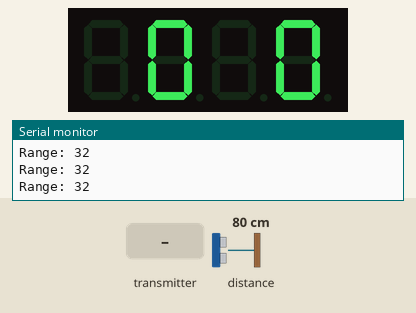
The sketch below on a simulated ESP32. Parts: 4-digit seven-segment display, the last lines printed to the serial monitor. The inputs (shaded band) are chosen by the test bench; at power-on: distance to the obstacle 80 cm.

Above: at 1.3 s.
1.4 s: the transmitter starts sending away = 2048
At 2.0 s:
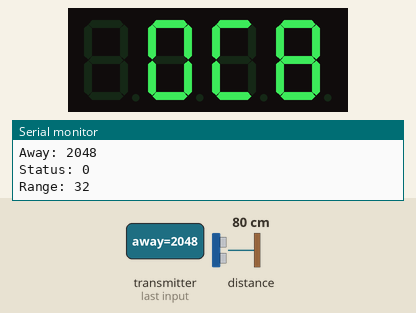
3.1 s: the transmitter starts sending home = 1024
6.1 s: the transmitter starts sending away = 0
At 68.06 s:
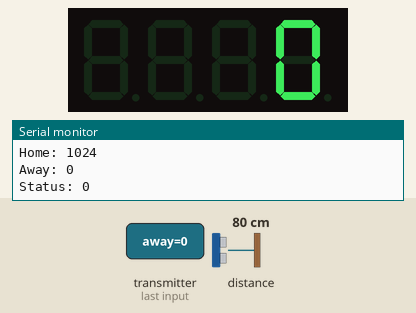
Timing chart, 0 to 68.2 s (numbered marks = the images above; inputs shaded):
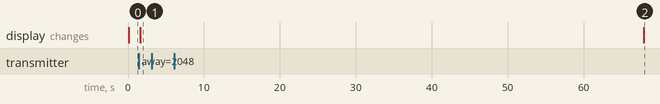

The sketch:

foosball.ino
```cpp
int away;
int home;
const int scoreToWin = 5;

//Display libraries
#include <Arduino.h>
#include <TM1637Display.h>

//Communication libraries
#include <WiFi.h>
#include <esp_now.h>
uint8_t peer_mac_address[] = {0x8C, 0x4F, 0x00, 0x28, 0xC6, 0xC0};
esp_now_peer_info_t peerInfo;

typedef struct struct_message {
    // Your data structure
    int home;
    int away;
    bool status;
} struct_message;

struct_message myData;


void onDataSent(const uint8_t *mac_addr, esp_now_send_status_t status) {
    Serial.print("Last Packet Send Status: ");
    Serial.println(status == ESP_NOW_SEND_SUCCESS ? "Delivery Success" : "Delivery Fail");
}

void onDataRecv(const esp_now_recv_info_t *esp_now_info, const uint8_t *incomingData, int len) {
    memcpy(&myData, incomingData, sizeof(myData));
    Serial.print("Home: ");
    Serial.println(myData.home);
    home=myData.home;
    Serial.print("Away: ");
    Serial.println(myData.away);
    away=myData.away;
    Serial.print("Status: ");
    Serial.println(myData.status);
    Serial.println();
    if (home != 0 && home != scoreToWin) //ensures that we don't blink on game reset signal
      blink_home(5, 250);
}


//ToF libraries
#include <Wire.h>
#include "Adafruit_VL6180X.h"


// Module connection pins (Digital Pins)
#define CLK 19 //grey
#define DIO 18 //green wire

const uint8_t SEG_DONE[] = {
	SEG_B | SEG_C | SEG_D | SEG_E | SEG_G,           // d
	SEG_A | SEG_B | SEG_C | SEG_D | SEG_E | SEG_F,   // O
	SEG_C | SEG_E | SEG_G,                           // n
	SEG_A | SEG_D | SEG_E | SEG_F | SEG_G            // E
	};


uint8_t data[] = { 0xff, 0xff, 0xff, 0xff };
uint8_t blank[] = { 0x00, 0x00, 0x00, 0x00 };

TM1637Display display(CLK, DIO);
Adafruit_VL6180X vl = Adafruit_VL6180X();

void resetGame()
{
  away = 0;
  home = 0;
}

void win() //flashes score on winning team's side
{
  int cycles = 5;
  int cycleDelay = 500;
  for(int i = 0; i < cycles; i++)
    {
      displayScore();
      delay(cycleDelay);
      display.clear();
      delay(cycleDelay);
    }

  home = 0;
  away = 0;
  sendScores(); //just to make sure both reset
}

void lose() //disables display on losing teams side while winner's flashes
{
  home = 0;
  away = 0;
  display.clear();
  delay(5500);
  sendScores();
}


void blink_home(int cycles, int cycleDelay)
{
  for(int i = 0; i < cycles; i++) //flashes home score
    {
      displayScore();
      delay(cycleDelay);
      data[0] = 0x00;
      data[1] = 0x00;
      display.setSegments(data);
      delay(cycleDelay);
    }
}
void blink_away(int cycles, int cycleDelay)
{
  for(int i = 0; i < cycles; i++) //flashes home score
    {
      displayScore();
      delay(cycleDelay);
      data[2] = 0x00;
      data[3] = 0x00;
      display.setSegments(data);
      delay(cycleDelay);
    }
}


void displayScore()
{
  if (home < 10) //Displays home score
  {
    data[0] = 0x00;
    data[1] = display.encodeDigit(home);
  }
  else
  {
    data[0] = display.encodeDigit(home / 10);
    data[1] = display.encodeDigit(home % 10);
  }

  if (away < 10) //Displays away score
  {
    data[2] = 0x00;
    data[3] = display.encodeDigit(away);
  }
  else
  {
    data[2] = display.encodeDigit(away / 10);
    data[3] = display.encodeDigit(away % 10);
  }
  display.setSegments(data);
}
void sendScores(){
    myData.home = away;
    myData.away = home;
    esp_err_t result = esp_now_send(peer_mac_address, (const uint8_t *) &myData, sizeof(myData));
    // Check the result of the sending operation
    if (result == ESP_OK) {
      Serial.println("Score data sent successfully");
    } else {
      Serial.print("Error sending score data: ");
      Serial.println(esp_err_to_name(result));
    }
}

void setup() {
  // put your setup code here, to run once:
  Serial.begin(115200);
  WiFi.mode(WIFI_STA);
  while (!Serial) {
    delay(1);
  }

  // Initialize ESP-NOW
    while (esp_now_init() != ESP_OK) {
        Serial.println("Error initializing ESP-NOW");
        delay(200); // Stop setup if ESP-NOW initialization fails
    }

    // Register the callback function that will be called when data is sent
    esp_now_register_send_cb(onDataSent);

    // Register the callback function that will be called when data is received
    esp_now_register_recv_cb(onDataRecv);

    // Configure the peer information structure
    memcpy(peerInfo.peer_addr, peer_mac_address, 6); // Copy the peer's MAC address
    peerInfo.channel = 1; // Set the Wi-Fi channel (must be the same on both ESP32s)
    peerInfo.encrypt = false; // Set to true if you want to use encryption (more complex)

    // Add the peer device. Once added, we can send data to it.
    while (esp_now_add_peer(&peerInfo) != ESP_OK) {
        Serial.println("Failed to add peer");
        delay(300); // Stop setup if adding the peer fails
    }

    Serial.println("ESP-NOW initialized and peer added!");

  while (! vl.begin()) //loops until ToF sensor is found
    Serial.println("Failed to find sensor");
    delay(100); //will not find the sensor without this delay

  Serial.println("Sensor found!");

  display.setBrightness(6);
  away = 0;
  home = 0;
  sendScores();
}

void loop() {
  // put your main code here, to run repeatedly:
  displayScore();

  if (home >= scoreToWin)
    win();

  uint8_t range = vl.readRange();
  delay(100);
  range = vl.readRange(); //if you don't read twice, it will double count the goal for some reason
  Serial.print("Range: "); Serial.println(range);

  if (range >= 5)
  {
    //delay(100);
    return;
  }

  if (away  < scoreToWin - 1) //ball rolls through the return pipe and max score has not been reached
  {
    away++;
    sendScores();
    blink_away(5,250);
  }
  else if (away = scoreToWin - 1)
  {
    away++;
    sendScores();
    lose();
  }
  //code losing


}
```

Measured:
- after the input at 1.4 s, the display: changes after 0.22 s (image 1)
- after the input at 6.1 s, the display: changes after 61.8 s (image 2)
